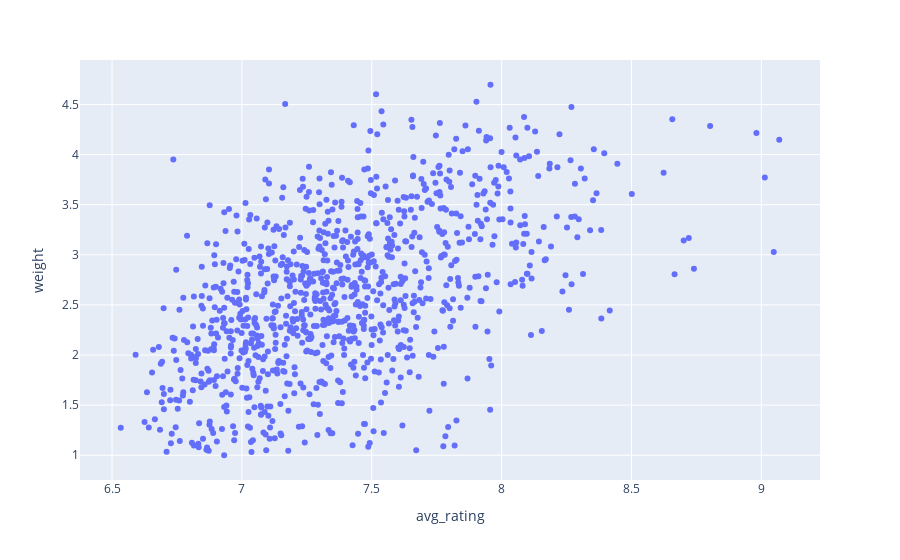

The notebook cell this image was saved under:
### Markdown cell above
# Zona de test

### Code cell
plot2 = bgg.head(1000).plot.scatter(x="avg_rating", y="weight")
plot2

### Figure 1 — Plotly figure (JSON) as saved in the notebook; plotly's stock layout.template omitted (floating-point values rounded to 4 significant figures; data arrays with more than 128 entries replaced by an {"elided": "..."} marker saying what was removed)
{"data": [{"hovertemplate": "avg_rating=%{x}<br>weight=%{y}<extra></extra>", "legendgroup": "", "marker": {"color": "#636efa", "symbol": "circle"}, "mode": "markers", "name": "", "orientation": "v", "showlegend": false, "type": "scatter", "x": {"elided": "1000 float values"}, "xaxis": "x", "y": {"elided": "1000 float values"}, "yaxis": "y"}], "layout": {"legend": {"tracegroupgap": 0}, "margin": {"t": 60}, "xaxis": {"anchor": "y", "domain": [0, 1], "title": {"text": "avg_rating"}}, "yaxis": {"anchor": "x", "domain": [0, 1], "title": {"text": "weight"}}}}
